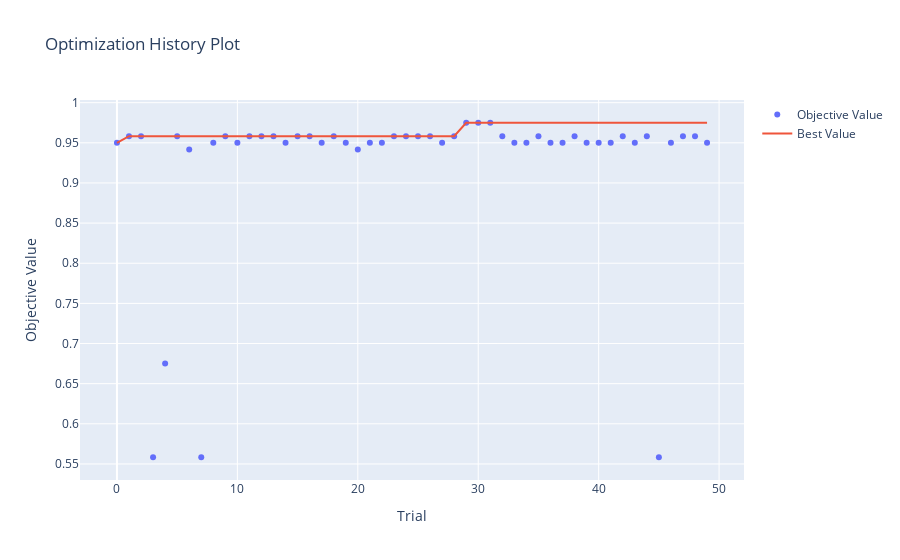
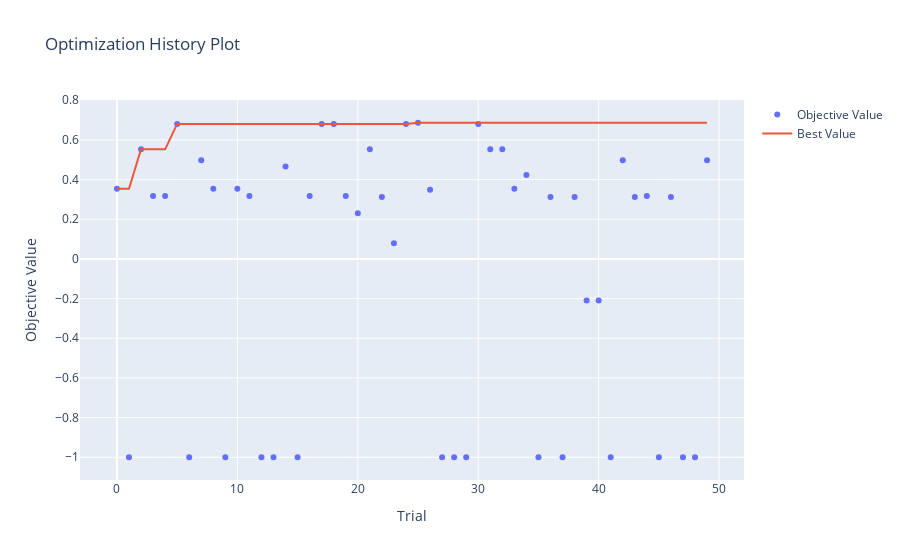

The cell these charts' notebook holds for them, in order:
### Code cell
optuna.visualization.plot_optimization_history(study_classification).show()
optuna.visualization.plot_optimization_history(study_clustering).show()

### Figure 1 — Plotly figure (JSON) as saved in the notebook; plotly's stock layout.template omitted (floating-point values rounded to 4 significant figures)
{"data": [{"mode": "markers", "name": "Objective Value", "type": "scatter", "x": [0, 1, 2, 3, 4, 5, 6, 7, 8, 9, 10, 11, 12, 13, 14, 15, 16, 17, 18, 19, 20, 21, 22, 23, 24, 25, 26, 27, 28, 29, 30, 31, 32, 33, 34, 35, 36, 37, 38, 39, 40, 41, 42, 43, 44, 45, 46, 47, 48, 49], "y": [0.95, 0.9583, 0.9583, 0.5583, 0.675, 0.9583, 0.9417, 0.5583, 0.95, 0.9583, 0.95, 0.9583, 0.9583, 0.9583, 0.95, 0.9583, 0.9583, 0.95, 0.9583, 0.95, 0.9417, 0.95, 0.95, 0.9583, 0.9583, 0.9583, 0.9583, 0.95, 0.9583, 0.975, 0.975, 0.975, 0.9583, 0.95, 0.95, 0.9583, 0.95, 0.95, 0.9583, 0.95, 0.95, 0.95, 0.9583, 0.95, 0.9583, 0.5583, 0.95, 0.9583, 0.9583, 0.95]}, {"mode": "lines", "name": "Best Value", "type": "scatter", "x": [0, 1, 2, 3, 4, 5, 6, 7, 8, 9, 10, 11, 12, 13, 14, 15, 16, 17, 18, 19, 20, 21, 22, 23, 24, 25, 26, 27, 28, 29, 30, 31, 32, 33, 34, 35, 36, 37, 38, 39, 40, 41, 42, 43, 44, 45, 46, 47, 48, 49], "y": [0.95, 0.9583, 0.9583, 0.9583, 0.9583, 0.9583, 0.9583, 0.9583, 0.9583, 0.9583, 0.9583, 0.9583, 0.9583, 0.9583, 0.9583, 0.9583, 0.9583, 0.9583, 0.9583, 0.9583, 0.9583, 0.9583, 0.9583, 0.9583, 0.9583, 0.9583, 0.9583, 0.9583, 0.9583, 0.975, 0.975, 0.975, 0.975, 0.975, 0.975, 0.975, 0.975, 0.975, 0.975, 0.975, 0.975, 0.975, 0.975, 0.975, 0.975, 0.975, 0.975, 0.975, 0.975, 0.975]}, {"marker": {"color": "#cccccc"}, "mode": "markers", "name": "Infeasible Trial", "showlegend": false, "type": "scatter", "x": [], "y": []}], "layout": {"title": {"text": "Optimization History Plot"}, "xaxis": {"title": {"text": "Trial"}}, "yaxis": {"title": {"text": "Objective Value"}}}}

### Figure 2 — Plotly figure (JSON) as saved in the notebook; plotly's stock layout.template omitted (floating-point values rounded to 4 significant figures)
{"data": [{"mode": "markers", "name": "Objective Value", "type": "scatter", "x": [0, 1, 2, 3, 4, 5, 6, 7, 8, 9, 10, 11, 12, 13, 14, 15, 16, 17, 18, 19, 20, 21, 22, 23, 24, 25, 26, 27, 28, 29, 30, 31, 32, 33, 34, 35, 36, 37, 38, 39, 40, 41, 42, 43, 44, 45, 46, 47, 48, 49], "y": [0.3543, -1, 0.5528, 0.318, 0.318, 0.681, -1, 0.4981, 0.3543, -1, 0.3543, 0.318, -1, -1, 0.466, -1, 0.318, 0.681, 0.681, 0.318, 0.2307, 0.5528, 0.3125, 0.07957, 0.681, 0.6867, 0.3487, -1, -1, -1, 0.681, 0.5528, 0.5528, 0.3543, 0.423, -1, 0.3125, -1, 0.3125, -0.2094, -0.2094, -1, 0.4981, 0.3125, 0.318, -1, 0.3125, -1, -1, 0.4981]}, {"mode": "lines", "name": "Best Value", "type": "scatter", "x": [0, 1, 2, 3, 4, 5, 6, 7, 8, 9, 10, 11, 12, 13, 14, 15, 16, 17, 18, 19, 20, 21, 22, 23, 24, 25, 26, 27, 28, 29, 30, 31, 32, 33, 34, 35, 36, 37, 38, 39, 40, 41, 42, 43, 44, 45, 46, 47, 48, 49], "y": [0.3543, 0.3543, 0.5528, 0.5528, 0.5528, 0.681, 0.681, 0.681, 0.681, 0.681, 0.681, 0.681, 0.681, 0.681, 0.681, 0.681, 0.681, 0.681, 0.681, 0.681, 0.681, 0.681, 0.681, 0.681, 0.681, 0.6867, 0.6867, 0.6867, 0.6867, 0.6867, 0.6867, 0.6867, 0.6867, 0.6867, 0.6867, 0.6867, 0.6867, 0.6867, 0.6867, 0.6867, 0.6867, 0.6867, 0.6867, 0.6867, 0.6867, 0.6867, 0.6867, 0.6867, 0.6867, 0.6867]}, {"marker": {"color": "#cccccc"}, "mode": "markers", "name": "Infeasible Trial", "showlegend": false, "type": "scatter", "x": [], "y": []}], "layout": {"title": {"text": "Optimization History Plot"}, "xaxis": {"title": {"text": "Trial"}}, "yaxis": {"title": {"text": "Objective Value"}}}}
